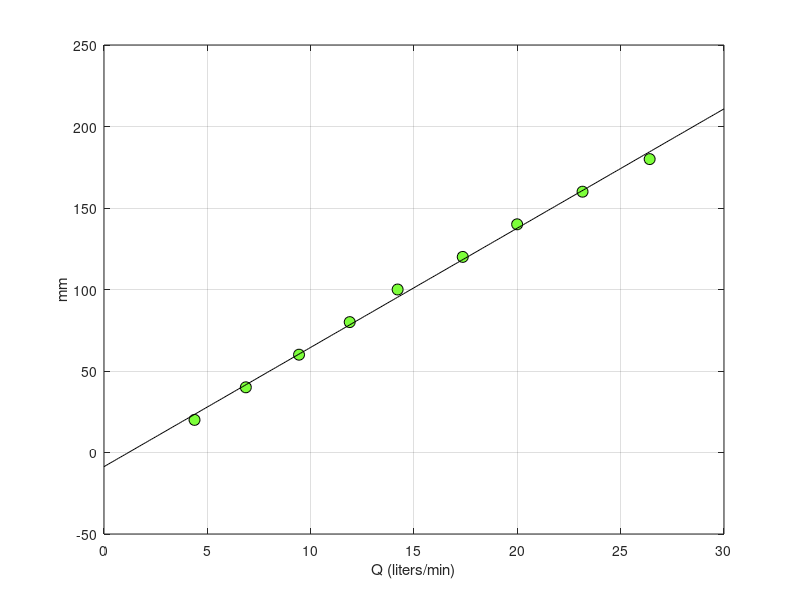
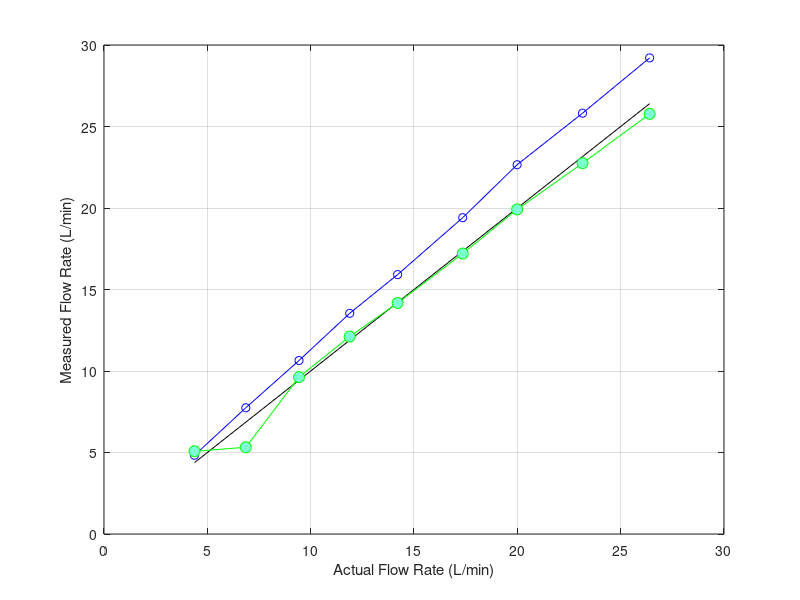

MATLAB code for these plots, in order: (Note: this script raises an error after producing the figures.)
% Measurements Lab 5 Calculations

%%  1. 
clear all, close all, clc

FR = [20:20:180]
p1s = [1.42 1.4 1.35 1.30 1.25 0.85 1.15 0.91 0.80]
p2s = [0.775 0.710 0.700 0.65 0.52 0.50 0.50 0.42 0.38]
h = [287 280 290 289 289 279 283 281 180;
    289 271 286 285 286 275 272 272 170;
    292 258 286 284 286 250 259 258 158;
    295 240 283 281 285 228 240 238 138;
    297 221 281 278 284 206 222 220 119;
    302 189 280 274 283 168 189 187 84;
    296 142 262 256 268 114 140 138 32;
    344 144 308 296 311 110 136 138 28;
    390 134 342 322 346 88 130 126 12;];

h = h./1000

p1p = [0.75 0.72 0.71 0.70 0.69 0.65 0.62 0.59 0.45]
p2p = [0.75 0.72 0.71 0.70 0.69 0.65 0.62 0.59 0.45]

T =[63.00 87.00 81.00 79.00;
    36.60 52.62 52.48 52.27;
    28.13 37.29 37.91 39.30;
    22.29 30.56 29.90 30.39;
    18.48 25.37 25.10 25.55;
    11.29 21.44 20.82 20.01;
    9.940 18.60 18.59 16.94;
    9.210 15.26 15.73 15.66;
    7.410 13.19 13.96 13.78;];

T = T(:,2:4)
M = (6*60)./T
rho = 1 % kg/L
Q = M./rho
Q_act = zeros(1,size(Q,1));
for i = 1:size(Q,1)
    Q_act(i) = sum(Q(i,:))/size(Q,2);
end
Q_act

p = polyfit(Q_act,FR,1);
x = 0:0.1:30;
y = p(1).*x + p(2);

Qv = (57.73 * ((h(:,1)-h(:,2)).^0.5)).'
Qo = (50.74 * ((h(:,5)-h(:,6)).^0.5)).'


figure;
plot(Q_act,FR,'ro','MarkerEdgeColor','k','MarkerFaceColor',[.49 1 .23],...
    'MarkerSize',8); grid on;
xlabel('Q (liters/min)'); ylabel('mm');
hold on;
plot(x,y,'k');


figure;
plot(Q_act,Q_act,'k-',Q_act,Qv,'bo-',Q_act,Qo,'go-','MarkerFaceColor',[.49 1 .83],...
    'MarkerSize',8); grid on;
xlabel('Actual Flow Rate (L/min)'); ylabel('Measured Flow Rate (L/min)');
legend('Direct Measurement (Actual/Reference)','Venturi Meter','Orifice Meter','location','se')


% Error Analysis

T_avg = (sum(T,2))/size(T,2)
sd = zeros(length(T_avg),1);
for i = 1:length(T_avg)
    for j = 1:size(T,2)
        sd(i) = sd(i) + (T_avg(i)-T(i,j)).^2;
    end
end
sd = sd/size(T,2);
sd = (sd.^0.5)/(size(T,2).^0.5)

% Error
ub = ((360./(T_avg.^2).*0.5).^2 + (4.303.*sd).^2).^0.5
ur = [.1 .1 .1 .1 .1 .1 .1 .1 .1].'
uv = 28.86*0.001./((h(:,1)-h(:,2)).^0.5)
uo = 25.37*0.001./((h(:,5)-h(:,6)).^0.5)


figure;
plot(Q_act,ub,'r-o',Q_act,uv,'b-o',Q_act,uo,'g-o',Q_act,ur,'k-o');
grid on;
xlabel('Flow Rate (L/min)');
ylabel('Measurement Error');
legend('Direct Measurement','Venturi Tube','Orifice Meter','Rotameter')




% Head Loss
dHv = h(:,1)-h(:,3);
khv = 0.167*(h(:,1)-h(:,2));
hlv = dHv./khv

dHo = 0.83*(h(:,5)-h(:,6));
kho = khv/16;
hlo = dHo./kho

hlr = h(:,8)-h(:,9)

hld = (h(:,3)-h(:,4) + (15/16*khv))./khv

ikh = khv/16;
okh = ikh*2.8;
hlb = (h(:,7)-h(:,8) + ikh - okh)./ikh

figure;
plot(Q_act,hlv,'r-o',Q_act,hlo,'b-o',Q_act,hlr,'y-o',Q_act,hld,'k-o',Q_act,hlb,'g-o');
grid on;
xlabel('Flow Rate (L/min)');
ylabel('Head Loss');
legend('Venturi Tube','Orifice Meter','Rotameter','Wide-Angled Diffuser','Right angled Bend')


% Pump efficiency
Q_actm = Q_act/1000/60;

ns1 = Q_actm.*(p1s-p2s)*100000./110*100
ns2 = Q_actm.*(p2s)*100000./110*100

np1 = Q_actm./2.*(p1p)*100000./110*100
np2 = Q_actm./2.*(p2p)*100000./110*100

p = polyfit(Q_actm*10000,ns1,2);
x = 0:0.1:6;
y1 = p(1).*x.*x + p(2).*x + p(3);
p = polyfit(Q_actm*10000,np1,2);
y2 = p(1).*x.*x + p(2).*x + p(3);


figure;
plot(Q_actm*10000,ns1,'ro'); grid on;
xlabel('Flow Rate (m^3/s) *10^4');
ylabel('Pump 1 efficiency (%)');

hold on;
plot(Q_actm*10000,np1,'bo'); grid on;
legend('Series Configuration','Parallel Configuration','location','nw')



plot(x,y1,'r-',x,y2,'b-')





